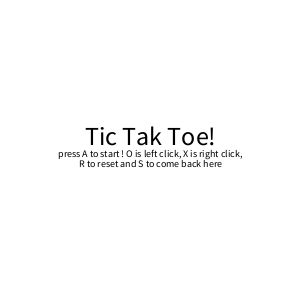
Frame 1 (no input)
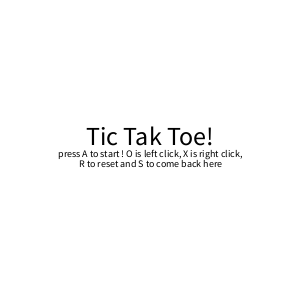
Frame 60 (the mouse pressed at the canvas centre just before this capture)
Frame 120 (the mouse held since frame 60 and released just before this capture): identical to frame 60, image omitted

The Processing sketch that drew these frames (run headless with seeded random() and noise(); from frame 60 on, the mouse is pressed at the canvas centre):

// Processing sketch: processing_150122
// ── processing_150122.pde


int cols = 3;
int rows = 3;

boolean play = false;

Cell[][] cell = new Cell[cols][rows];

void setup(){
size(300,300);

for (int i = 0; i < cols;i++){
  for (int j = 0; j <rows;j++){
  cell[i][j] = new Cell(i*width/3,j*height/3,100,100);
  }
}
}


void draw(){
  
  if(play == false){
    background(255);
    fill(0);
    textAlign(CENTER,BOTTOM);
textSize(26);
text("Tic Tak Toe!",150,150);
textAlign(CENTER,TOP);
textSize(10);
text("press A to start ! O is left click, X is right click,",150,150);
text(" R to reset and S to come back here ",150,160);

if(keyPressed && key == 'a' || key == 'A'){
play = true ;
}
}else if(play == true) {
  
background(255);
noFill();
for (int i = 0; i < cols;i++){
  for (int j = 0; j <rows;j++){
  cell[i][j].display();
  cell[i][j].reset();
  }
}
if(keyPressed && key == 's' || key == 'S'){
play = false ;
}
}
}

void mousePressed(){
for (int i = 0; i < cols;i++){
  for (int j = 0; j <rows;j++){
  cell[i][j].click(mouseX,mouseY);
  }
}
}
class Cell{
float x,y;
float w,h;
int state=0;

Cell(float tempX, float tempY, float tempW,float tempH){
x=tempX;
y=tempY;
w=tempW;
h=tempH;
}


void click(int mx, int my){
if(mx>x&&mx<x+100){
  if(my >y&& my < y+100){
   if (mousePressed && (mouseButton == LEFT) && state == 0 ) {
    state = 1;
  } else if (mousePressed && (mouseButton == RIGHT)&& state == 0) {
    state = 2;
  }
  }
}
}

void display(){
  
  if (state == 0){
  stroke(0);
rect(x,y,w,h);
  }
  else if (state == 1){
  stroke(0);
  rect(x,y,w,h);
ellipse(x+50,y+50,w,h);
  }
  else if (state == 2){
  stroke(0);
  rect(x,y,w,h);
line(x,y,x+100,y+100);
line(x+100,y,x,y+100);
  }
}

void reset(){
if(keyPressed && key == 'r'||key == 'R' && state!=0){
state = 0;
}

}




}
